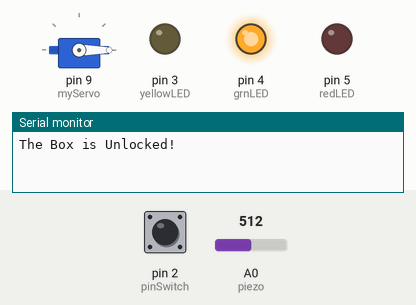
Simulated run of this program. Board: Arduino Uno, built with avr-gcc and run on an emulated ATmega328P. On the bench: servo, output pins drawn as LEDs (lit = HIGH), the last lines printed to the serial monitor. The inputs (shaded band) are chosen by the test bench; at power-on: pin 2 (pinSwitch) LOW, A0 (piezo) = 512.

Above: at 1.2 s.
1.3 s: pin 2 (pinSwitch) pulled HIGH for 0.15 s
At 2.2 s:
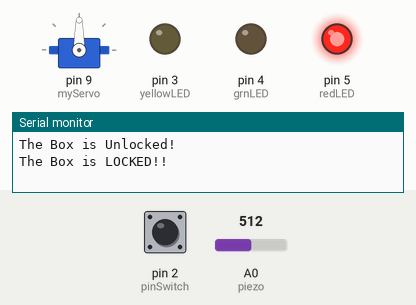
2.9 s: A0 (piezo) set to 987
5.9 s: A0 (piezo) set to 1016
Timing chart, 0 to 8.9 s (numbered marks = the images above; inputs shaded):
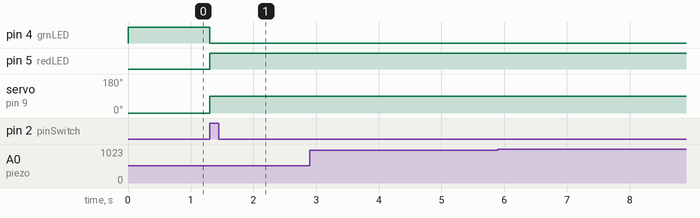

Measured:
- after the input at 1.3 s, pin 4 (grnLED): HIGH → LOW at once; pin 5 (redLED): LOW → HIGH at once; servo on pin 9 (myServo): 0° → 90° at once

The program:

main.cpp
```cpp
#include <Arduino.h>
#include <Servo.h>

Servo myServo;
const int piezo = A0;
const int pinSwitch = 2;
const int yellowLED = 3;
const int grnLED = 4;
const int redLED = 5;
const int quietKnock = 10;
const int loudKnock = 100;
int knockVal;
int valSwitch;
int knockNum = 0;
boolean locked = false;

boolean checkForKnock(int val)
{
  if (val > quietKnock && val < loudKnock)
  {
    digitalWrite(yellowLED, HIGH);
    delay(50);
    digitalWrite(yellowLED, LOW);
    Serial.print("Valid knock of value ");
    Serial.println(val);
    return true;
  }
  else
  {
    Serial.print("Bad knock Value: ");
    Serial.println(val);
    return false;
  }
}

void setup()
{
  Serial.begin(9600);
  myServo.attach(9);
  pinMode(yellowLED, OUTPUT);
  pinMode(redLED, OUTPUT);
  pinMode(grnLED, OUTPUT);
  pinMode(pinSwitch, INPUT);
  digitalWrite(grnLED, HIGH);
  myServo.write(0);
  Serial.println("The Box is Unlocked!");
}

void loop()
{
  if (!locked)
  {
    valSwitch = digitalRead(pinSwitch);
    if (valSwitch == HIGH)
    {
      locked = true;
      digitalWrite(grnLED, LOW);
      digitalWrite(redLED, HIGH);
      myServo.write(90);
      Serial.println("The Box is LOCKED!!");
      delay(1000);
    }
  }

  if (locked)
  {
    knockVal = analogRead(piezo);
    if (knockNum < 3 && knockVal > 0)
    {
      if (checkForKnock(knockVal))
      {
        knockNum++;
        int foo = 3 - knockNum;
        Serial.print(foo);
        Serial.println(" more knocks to go!");
      }
    }
    if (knockNum >= 3)
    {
      locked = false;
      myServo.write(0);
      delay(20);
      digitalWrite(grnLED, HIGH);
      digitalWrite(redLED, LOW);
      Serial.println("The Box is Unlocked!");
      knockNum = 0;
    }
  }
}
```
